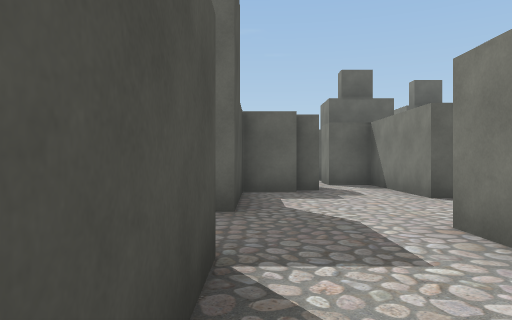
view 1 (above)

20 first-person views from a walk through a 3-D level made in the Unity game engine. The camera is 1.2 m above the floor, looks level and sees 70° across. The floor is counted in squares, 2 m on a side. Each view is taken from the middle of a square. On the plan, view 1 faces up. The plan holds only what a view shows up to about 10 squares ahead; the rest is blank. The player character is not drawn.

view 2
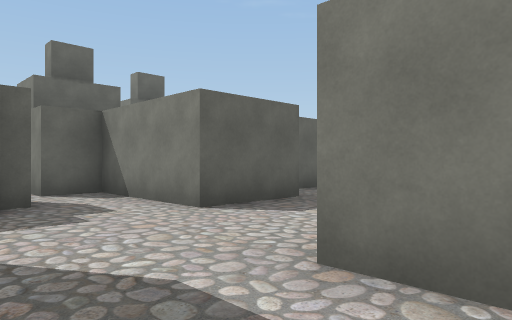

view 3
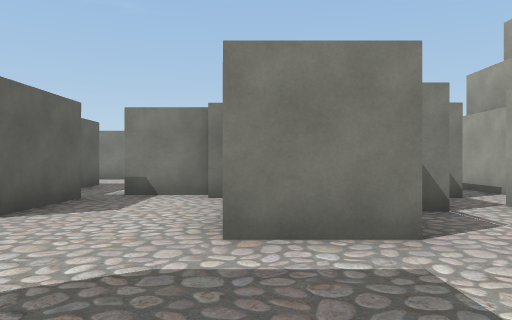

view 4
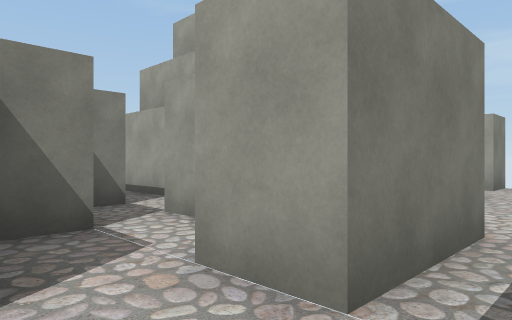

view 5
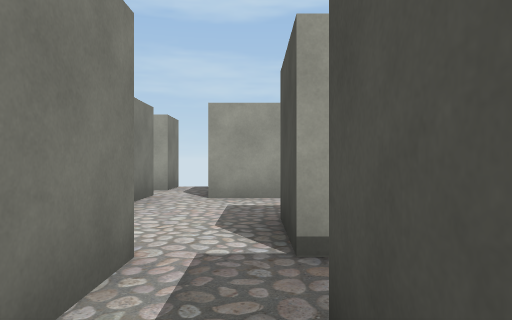

view 6
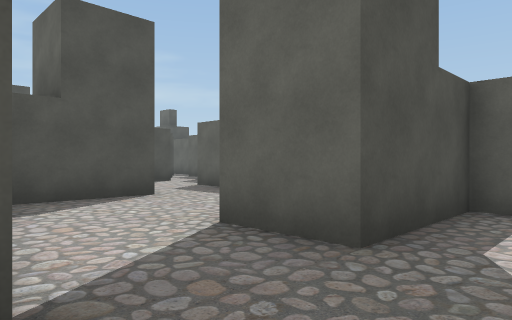

view 7
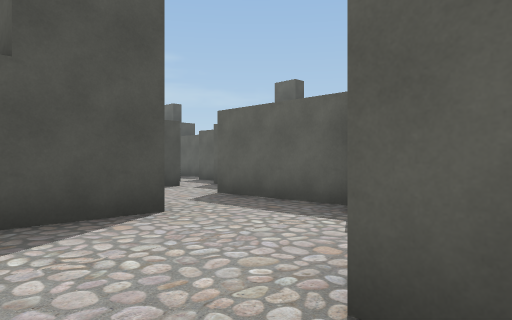

view 8
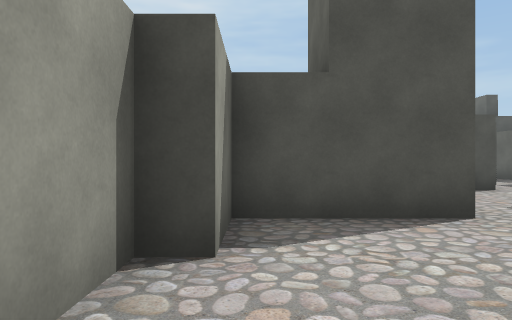

view 9
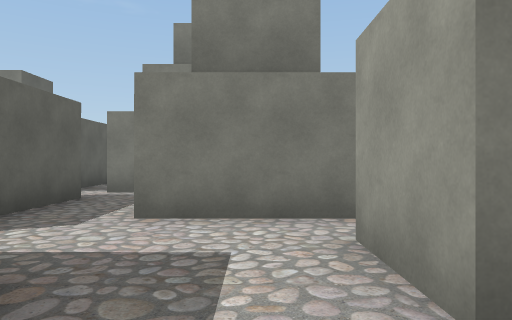

view 10
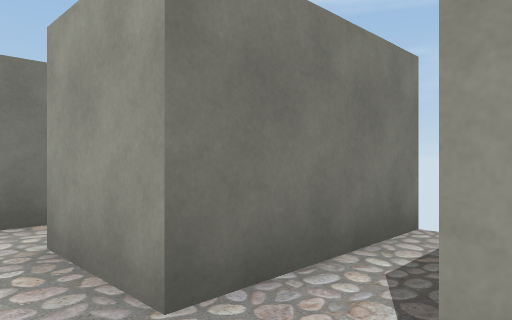

view 11
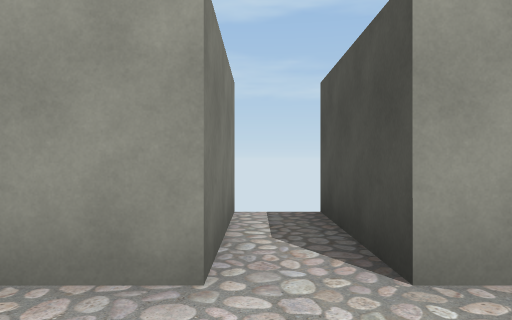

view 12
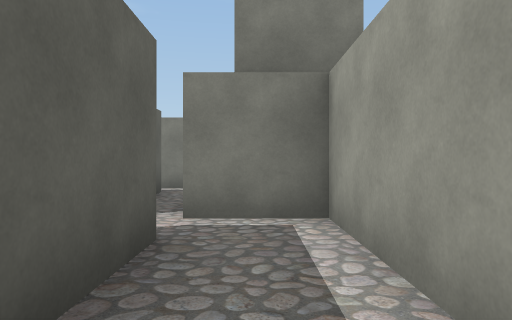

view 13
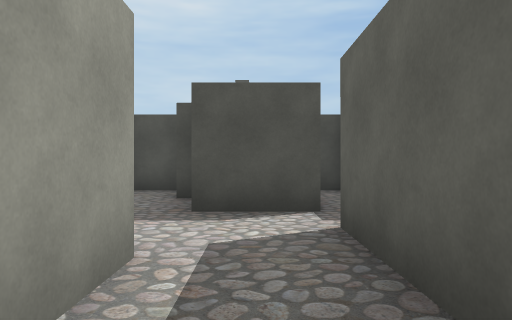

view 14
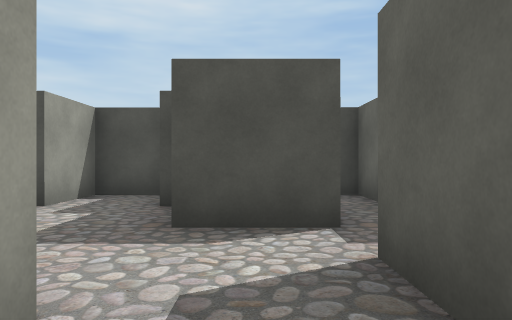

view 15
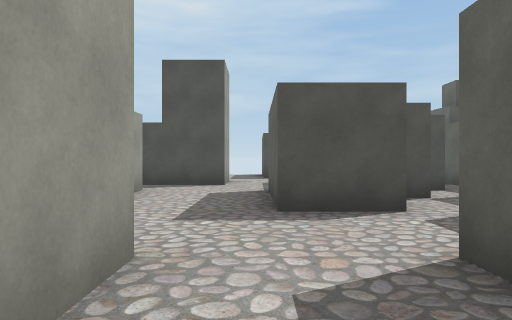

view 16
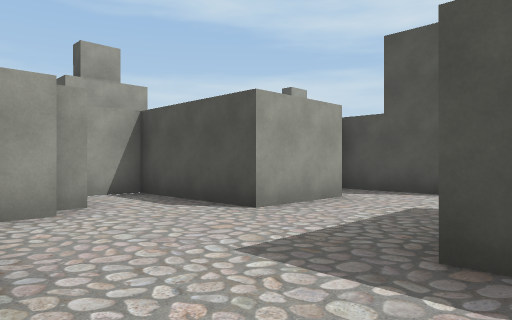

view 17
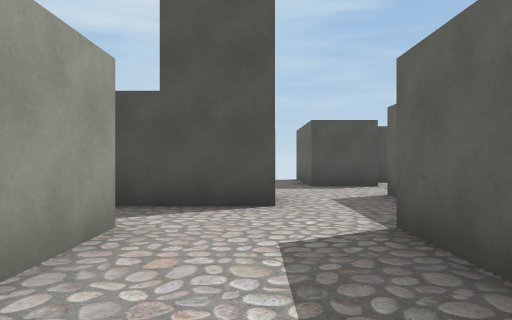

view 18
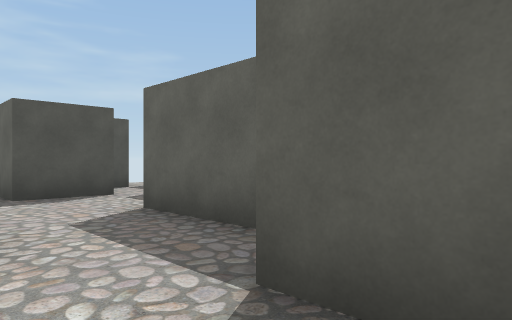

view 19
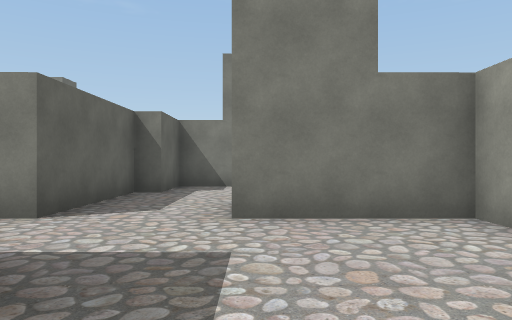

view 20
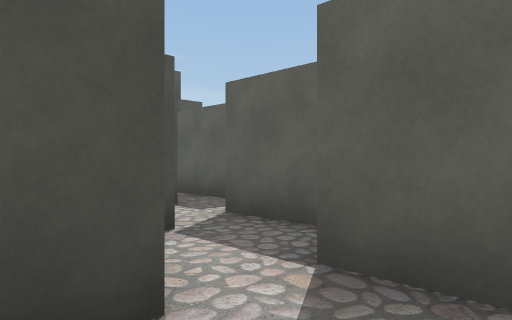

### Floor plan
Ten units are one square. View 1 is at (0, 0); x grows to the right and y downward. Boxes are objects, and circles mark ways between rooms. Rooms are numbered by the first view taken in them; rooms with no view inside come last. Other rooms are left out.
<svg viewBox="-147 -95 232 172">
<path fill="none" stroke="#000" d="M-2 11 -2 28M18 52 18 28 35 28M-32 35 -32 48 -18 48 -18 72M-22 3 -32 3 -32 8M38 12 7 12 7 -7M-8 72 -8 48 8 48M7 -7 18 -7M18 -16 18 -32M-2 -24 -2 2M32 -8 32 -15M31 3 38 3M-18 -55 -18 -67 -32 -67 -32 -73 -62 -73M-47 -54 -47 -27 -32 -27 -32 -23 -20 -23M-2 -43 -18 -43M-63 -53 -50 -53M51 13 69 13M47 2 47 -2M35 28 47 28 47 12M78 3 58 3M-112 -38 -93 -38 -93 -7 -82 -7M-82 -78 -82 -63 -112 -63M-79 -23 -74 -23M-72 -27 -63 -27 -63 -53M-122 -73 -142 -73M-72 -88 -82 -88M-139 -53 -128 -53 -128 -28"/>
<circle cx="0" cy="0" r="3" fill="#2a7"/>
<circle cx="25" cy="20" r="3" fill="#2a7"/>
<circle cx="40" cy="0" r="3" fill="#2a7"/>
<circle cx="-55" cy="-65" r="3" fill="#2a7"/>
<text x="0" y="30">1</text>
<text x="10" y="-10">2</text>
<text x="-30" y="-50">3</text>
<text x="50" y="10">4</text>
<text x="-90" y="-50">5</text>
</svg>
Room 1 opens to room 2. Room 1 opens to room 4. Room 2 opens to room 4. Room 3 opens to room 5.

Where each view was taken, in squares from view 1:
view 1: 0 up, 0 right, facing up
view 2: 2 up, 0 right, facing up-right
view 3: 3 up, 1 left, facing right
view 4: 2 up, 0 right, facing down-right
view 5: 1 up, 0 right, facing down
view 6: 2 up, 1 right, facing up-left
view 7: 3 up, 1 left, facing up-left
view 8: 3 up, 1 left, facing left
view 9: 4 down, 2 left, facing right
view 10: 4 down, 2 left, facing down-right
view 11: 3 down, 1 left, facing down
view 12: 2 down, 1 right, facing right
view 13: 2 down, 4 right, facing left
view 14: 2 down, 3 right, facing left
view 15: 6 up, 4 left, facing left
view 16: 7 up, 6 left, facing down-left
view 17: 5 up, 8 left, facing left
view 18: 5 up, 10 left, facing up-left
view 19: 5 up, 10 left, facing right
view 20: 7 up, 7 left, facing up-left
